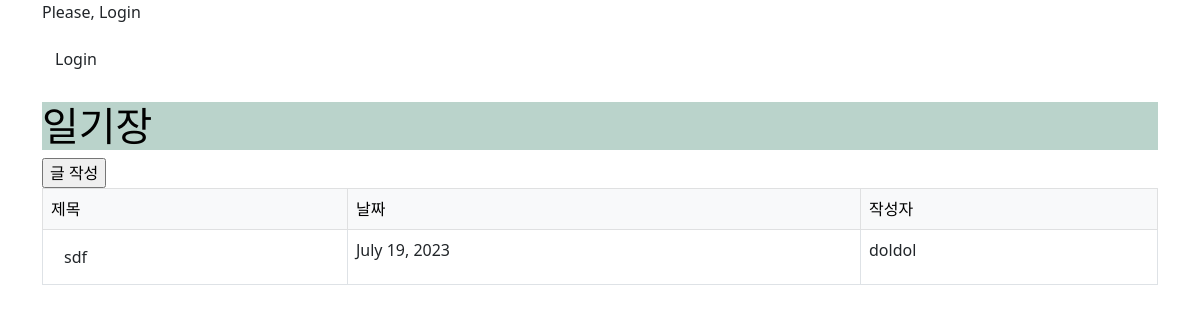
Before: /diary/ with the older database file.
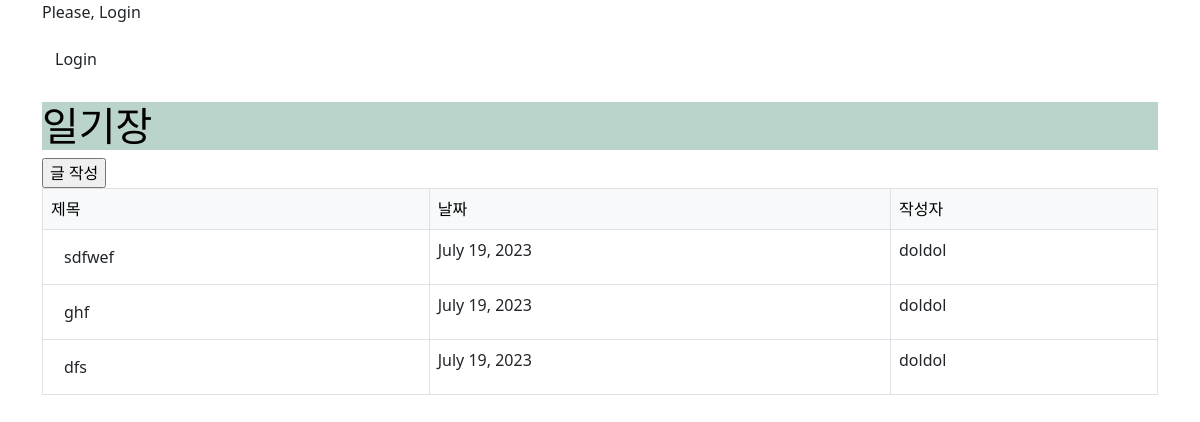
After: the same page with the newer database file.
### diary/models.py (models this page shows)
class Post(models.Model):
    title = models.CharField(max_length=30)
    date = models.DateField(auto_now_add=True)
    content = models.TextField()
    writer = models.ForeignKey(User, on_delete=models.CASCADE)
    painting = models.ImageField(
        upload_to="", width_field=480, height_field=320)
    mood = models.IntegerField(choices=MOOD_CHOICES)

### user/models.py (models this page shows)
class User(AbstractUser):
    username = models.CharField(unique=True, max_length=30)
    email = models.EmailField(unique=True, max_length=255)
    is_staff = models.BooleanField(default=False)
    is_superuser = models.BooleanField(default=False)
    is_active = models.BooleanField(default=True)
    last_login = models.DateTimeField(null=True, blank=True)
    date_joined = models.DateTimeField(auto_now_add=True)
    objects = UserManager()

### diary/views.py (the view)
# urls.py: path("", views.ListView.as_view(), name="list"),
class ListView(View):
    def get(self, request):
        post_objs = Post.objects.all()
        context = {
            "posts": post_objs,
            "title": "전체 게시물"
        }
        return render(request, 'diary/post_list.html', context)

### diary/templates/diary/post_list.html (shortened to what this page needs)
{% extends 'base.html' %}
{% block content %}
    <form action="{% url 'diary:write' %}" method="get">
    <input type="submit" value="글 작성">
    </form>
    {% if posts %}
    <table class="table table-bordered">
        <thead class="table-light">
          <tr>
            <td>제목</td>
            <td>날짜</td>
            <td>작성자</td>
          </tr>
        </thead>
        <tbody>
          {% for post in posts %}
            <tr>
              <td>
                <a href="{% url 'diary:detail' pk=post.pk %}" class="btn">{{ post.title }}</a>
              </td>
              <td>{{ post.date }}</td>
              <td>{{ post.writer }}</td>
            </tr>
          {% endfor %}
        </tbody>
      </table>
    {% else %}
        <p>일기장이 비어있습니다.</p>
    {% endif %}
{% endblock %}

### templates/base.html (shortened to what this page needs)
{% load static %}
<!DOCTYPE html>
<html lang="en">
  <head>
    <link href="https://cdn.jsdelivr.net/npm/bootstrap@5.2.3/dist/css/bootstrap.min.css" rel="stylesheet">
    <link rel="stylesheet" href="{% static 'css/style.css' %}">
  </head>
  <body>
    <div class="container">
      {% if user.is_authenticated %}
        <p>Welcome,
          {{ user.email }}</p>
        <a href="{% url 'user:logout' %}" class="btn">Logout</a>
      {% else %}
        <p>Please, Login</p>
        <a href="{% url 'user:login' %}" class="btn">Login</a>
      {% endif %}
      <br><br>
      <h1>일기장</h1>
      {% block content %}{% endblock %}
    </div>
  </body>
</html>

### diary/static/css/style.css (style rules this page uses)
h1 { background-color: #bad3cb; color: black; }

Changed rows visible on the page:
removed Post: title "sdf", date "July 19, 2023", writer "doldol"
added Post: title "sdfwef", date "July 19, 2023", writer "doldol"
added Post: title "ghf", date "July 19, 2023", writer "doldol"
added Post: title "dfs", date "July 19, 2023", writer "doldol"
